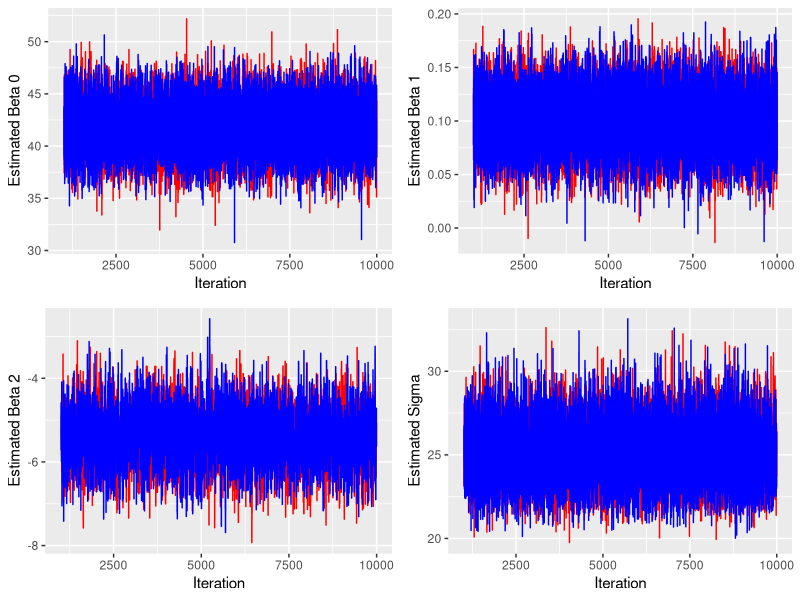
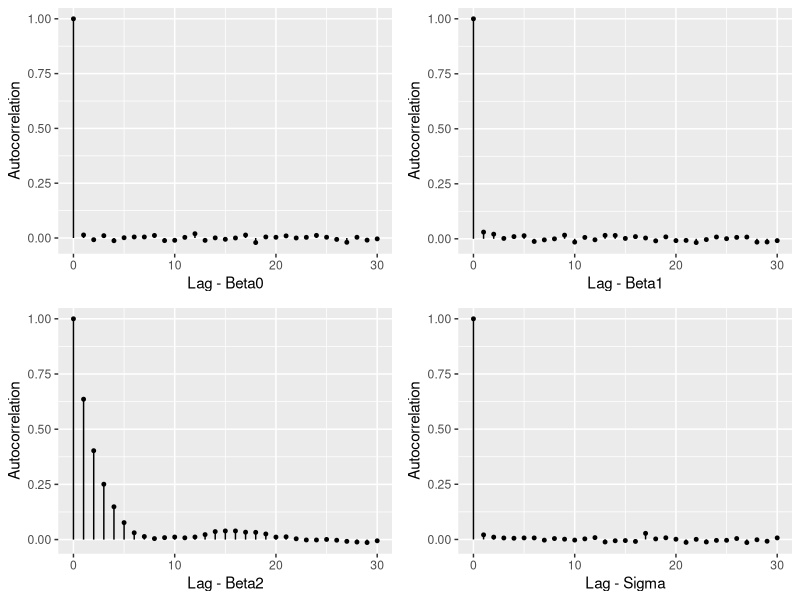
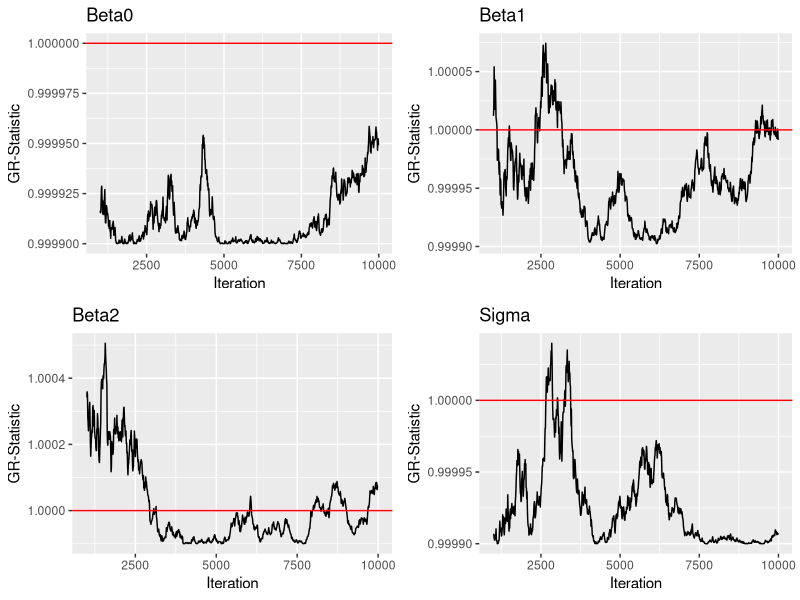
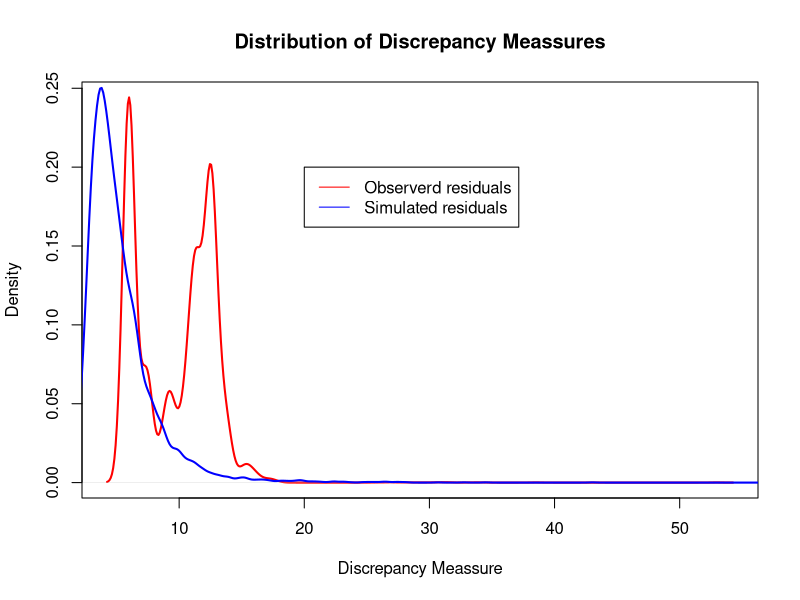

Write R code to recreate these figures, in order. (Note: this script raises an error after producing the figures.)
library(ggplot2)
library(gridExtra)
library(coda)

###### Importing Data ####
data <- airquality
# Only retain the variables 
ozone<- cbind(data[,1:4])


# delete casewise missing values

ozone <- na.omit(ozone)

#Center Variables
Ozone <- ozone$Ozone
Solar.R <- ozone$Solar.R-mean(ozone$Solar.R)
Wind <- ozone$Wind - mean(ozone$Wind)
Temp <- ozone$Temp - mean(ozone$Temp)

### Define Variables
teller <- 0
N <- nrow(ozone)
# no. of iterations
XG <-10000
#no. of chains
nchains <- 2
# list to store coefficient estimates, residuals and predicted values
mcmc <- list(matrix(ncol = 4, nrow = XG, dimnames = list(c(),c("beta0","beta1", "beta2", "sigma"))), matrix(ncol = 4, nrow= XG, dimnames = list(c(),c("beta0","beta1", "beta2", "sigma"))))
predicted <- list(matrix(ncol = 111, nrow=XG), matrix(ncol=111, nrow=XG))
residuals <- list(matrix(ncol = 111, nrow=XG), matrix(ncol=111, nrow=XG))

#### MCMC Algorithm ####

set.seed(1234)
for (c in 1:nchains){
  #set intial values
  mcmc[[c]][1,1] <- rnorm(1,0,1)
  mcmc[[c]][1,2] <- rnorm(1,0,1)
  mcmc[[c]][1,3] <- rnorm(1,0,1)
  mcmc[[c]][1,4] <- runif(1,1,10)
  
  #Compute intial residuals
  predicted[[c]][1,] <- mcmc[[c]][1,1]+mcmc[[c]][1,2]*Solar.R+mcmc[[c]][1,3]*Wind
  residuals[[c]][1,] <- Ozone - predicted[[c]][1,]
  
 
 ### Gibbs for beta0 
  
for (i in 2:XG){  
  ## calculate mean 
  muBeta0 <-  (sum(Ozone-(mcmc[[c]][i-1,2]*Solar.R)-(mcmc[[c]][i-1,3]*Wind))/mcmc[[c]][i-1,4]^2 + 0/1000)/(N/(mcmc[[c]][i-1,4]^2) + 1/1000)
  ##calculate variance
  varBeta0 <- 1/((N/mcmc[[c]][i-1,4]^2) + 1/1000)
  mcmc[[c]][i,1]  <- rnorm(1, mean = muBeta0, sd = sqrt(varBeta0))
  
  ## Gibbs sampler for Beta 1
  muBeta1 <- (sum(Solar.R*(Ozone-mcmc[[c]][i,1]-mcmc[[c]][i-1,3]*Wind)) /mcmc[[c]][i-1,4]^2+0/1000)/(sum(Solar.R^2)/mcmc[[c]][i-1, 4]^2 + 0.13/5) ### last part indicates the prior
  varBeta1 <- 1/(sum(Solar.R^2)/mcmc[[c]][i-1, 4]^2 + 1/5)
  mcmc[[c]][i,2] <- rnorm(1, muBeta1, sqrt(varBeta1))

  
  ### Metropolis Hastings sampler
  propfunc <- rnorm(1, mcmc[[c]][i-1,3],1.35)
  # draw a u
  u <- runif(1,0,1)
  #predict scores with current beta1 coefficient
  predCurrent<- mcmc[[c]][i,1]+ mcmc[[c]][i,2]*Solar.R+propfunc*Wind
  #predict scores with  beta1 from the previous iteration coefficient
  predPrevious <- mcmc[[c]][i,1]+mcmc[[c]][i,2]*Solar.R+mcmc[[c]][i-1,3]*Wind
  # calculate Acceptance probability
  r <- exp((sum(dnorm(Ozone, mean = predCurrent, sd = mcmc[[c]][i-1,4], log = T)) +
              dunif(x = propfunc, min = -100, max = 100, log = T)) -
             (sum(dnorm(Ozone, mean = predPrevious, sd = mcmc[[c]][i-1,4], log = T)) +
                dunif(x = mcmc[[c]][i-1,3], min = -100, max = 100, log = T)))
  # decide which coefficient to keep
  if (r > u) {
    mcmc[[c]][i,3] <- propfunc
    ## teller used to calculate accpetacne rate
    teller <- teller+1
  } else {
    mcmc[[c]][i,3] <- mcmc[[c]][i-1,3]
  }
  # Gibbs sampler for beta2
  # derive mu
  # muBeta2 <- (sum(Wind*(Ozone-mcmc[[c]][i,1]-mcmc[[c]][i,2]*Solar.R))/mcmc[[c]][i-1,4]+0/1000)/(sum(Wind^2)/mcmc[[c]][i-1,4] + 1/1000)
  # derive the variance
  # varBeta2 <- 1/(sum(Wind^2)/mcmc[[c]][i-1, 4] + 1/1000)
  # draw a sample 
  # mcmc[[c]][i,3] <- rnorm(1, muBeta2, varBeta2)
  
  
  # Gibbs sampler for Sigma
  alpha <- N/2 + 0.001
  beta <- sum((Ozone-(mcmc[[c]][i,1]+mcmc[[c]][i,2]*Solar.R+mcmc[[c]][i,3]*Wind))^2)/2 + 0.001
  
  # Square root is taken to get sigma instead of variance
  mcmc[[c]][i,4] <- sqrt(1/rgamma(1, shape = alpha, rate = beta))
  
  #### Residuals & Predicted Values ###
  predicted[[c]][i,] <- mcmc[[c]][i,1]+mcmc[[c]][i,2]*Solar.R+mcmc[[c]][i,3]*Wind
  residuals[[c]][i,] <- Ozone - predicted[[c]][i,] 
  }
}



### Burin in period ### Remove first 1000 iterations
mcmc.results <- lapply(mcmc, function(x){
  x[-(1:1000),]
})


#### Traceplot ####

chain1<- as.data.frame(mcmc.results[[1]])
chain2<- as.data.frame(mcmc.results[[2]])
library(ggplot2)

plot.0 <-  ggplot(data =chain1, aes(x=1001:10000, y=beta0))+
  geom_line(color="red")+
  geom_line(data = chain2,aes(x=1001:10000, y=beta0),color= "blue") + xlab("Iteration")+ ylab("Estimated Beta 0")

plot.1 <-  ggplot(data =chain1, aes(x=1001:10000, y=beta1))+
  geom_line(color="red")+
  geom_line(data = chain2,aes(x=1001:10000, y=beta1),color= "blue")+ xlab("Iteration")+ ylab("Estimated Beta 1")

plot.2 <-  ggplot(data =chain1, aes(x=1001:10000, y=beta2))+
  geom_line(color="red")+
  geom_line(data = chain2,aes(x=1001:10000, y=beta2),color= "blue")+ xlab("Iteration")+ ylab("Estimated Beta 2")

plot.sigma <-  ggplot(data =chain1, aes(x=1001:10000, y=sigma))+
  geom_line(color="red")+
  geom_line(data = chain2,aes(x=1001:10000, y=sigma),color= "blue")+ xlab("Iteration")+ ylab("Estimated Sigma")

grid.arrange(plot.0, plot.1, plot.2, plot.sigma, name="Traceplots")

### Autocorraltion ####

### Calculate Autocorrelation
autocor <- matrix(nrow =31, ncol=4)
for (l in 1:4){
  for (i in 1:31){
  
    autocor[i,l]<-mean(cor(chain1[i:9000,l], chain1[1:(9000-i+1),l]), cor(chain2[i:9000,l], chain2[1:(9000-i+1),l]))
  } 
}

acceptrate<-teller/(2*XG)
autocor <- as.data.frame(autocor)

### Plot Autocorrelation
a.plot.0 <- ggplot(autocor, aes(x = 0:30, y=autocor[,1])) + geom_point(size=1)+geom_segment(aes(x = 0:30, y = 0,xend= 0:30, yend= autocor[,1]))+ xlab("Lag - Beta0")+ ylab("Autocorrelation")
a.plot.1 <- ggplot(autocor, aes(x = 0:30, y=autocor[,2])) + geom_point(size=1)+geom_segment(aes(x = 0:30, y = 0,xend= 0:30, yend= autocor[,2]))+ xlab("Lag - Beta1")+ ylab("Autocorrelation")
a.plot.2 <- ggplot(autocor, aes(x = 0:30, y=autocor[,3])) + geom_point(size=1)+geom_segment(aes(x = 0:30, y = 0,xend= 0:30, yend= autocor[,3]))+ xlab("Lag - Beta2")+ ylab("Autocorrelation")
a.plot.sigma <- ggplot(autocor, aes(x = 0:30, y=autocor[,4])) + geom_point(size=1)+geom_segment(aes(x = 0:30, y = 0,xend= 0:30, yend= autocor[,4]))+ xlab("Lag - Sigma")+ ylab("Autocorrelation")

## Assesing Convergence

grid.arrange(a.plot.0, a.plot.1, a.plot.2, a.plot.sigma)




### Gelman Rubin Statistic ####
#### function to plot gelman rubin plot

gel.plot <- function(mcmc){
  
  gel.plot.stat <- matrix(ncol = ncol(mcmc[[1]]), nrow = (nrow(mcmc[[1]])-1000)/10)
  for (i in 1:(((nrow(mcmc[[1]])-1000)/10))){
    mcmc.short <- lapply(mcmc, function(x){x[1:(1000+i*10),]})
    gel.plot.stat[i,] <-gelman(mcmc.short)
  }
  
  par(mfrow=c(2,2))
  labels <- c("beta0","beta1", "beta2", "sigma")
  gel.plot.stat <- as.data.frame(gel.plot.stat)
  A <- ggplot(gel.plot.stat, aes(x=seq(1001, 10000, by=10 ), y=gel.plot.stat[,1])) + geom_line(color="black")+ xlab("Iteration")+ ylab("GR-Statistic") + ggtitle("Beta0") + geom_hline(yintercept = 1, color="red") 
  B <- ggplot(gel.plot.stat, aes(x=seq(1001, 10000, by=10 ), y=gel.plot.stat[,2])) + geom_line(color="black")+ xlab("Iteration")+ ylab("GR-Statistic") + ggtitle("Beta1") + geom_hline(yintercept = 1, color="red")
  C <- ggplot(gel.plot.stat, aes(x=seq(1001, 10000, by=10 ), y=gel.plot.stat[,3])) + geom_line(color="black")+ xlab("Iteration")+ ylab("GR-Statistic") + ggtitle("Beta2") + geom_hline(yintercept = 1, color="red")
  D <- ggplot(gel.plot.stat, aes(x=seq(1001, 10000, by=10 ), y=gel.plot.stat[,4])) + geom_line(color="black")+ xlab("Iteration")+ ylab("GR-Statistic") + ggtitle("Sigma") + geom_hline(yintercept = 1, color="red")
  grid.arrange(A,B,C,D)
}

#### function to calculate GR statistic
gelman <- function(mcmclist){
  gel.stat <- c()
  for(i in 1:(ncol(mcmclist[[1]]))){
  gel.dat<-rbind(mcmclist[[1]], mcmclist[[2]])
  GM <- mean(gel.dat[,i])

  theta1 <- mean(mcmclist[[1]][,i])
  theta2 <- mean(mcmclist[[2]][,i])

  M <- 2

  N <- nrow(mcmclist[[1]])
  B <- (N/M-1)*((theta1-GM)^2+ (theta2-GM)^2)
  W <-   sum((mcmclist[[1]][,i]-theta1)^2, (mcmclist[[2]][,i]-theta2)^2 )/(2*(N-1))

   gel.stat[i]<-((((XG-1)/XG) * W) + (B/XG)) /W
  }
  
  return(gel.stat)
}
### call the functions
gel.plot(mcmc)



#### Sumary of Statistics ####
sum.res <- rbind(chain1, chain2)
sum.m <- matrix(ncol= 4, nrow = ncol(chain1), dimnames = list(c("beta0", "beta1", "beta2", "sigma"), c("Mean", "SD", "2.5%", "97.5%")))

for (i in 1:ncol(chain1)){
  sum.m[i,1:2] <- c(mean(sum.res[,i]),sd(sum.res[,i]))
  sum.m[i,3:4]<- quantile(sum.res[,i], c(0.025, 0.975))
} 
sum.m

###################### Posterior Predictive Check #######################################


# Function to test for heteroscedasicity 
hsc <- function(x){
  # first the residuals are split into 11 seperate chunks, the input vector should already be sorted according to the predicted value
  split.x <- split((x), ceiling(seq_along(x)/10))
  # for this dataset the last chunk would only contain one datapoint, so it is just included in the last chunk
  
  
  split.x[[11]] <- x[101:111]
  split.x[[12]] <- NULL
  
  ## get the variance of each chunk
  var.x <- sapply(split.x, var)

  # the discrepancy measure is returned
  # it is the ratio of max and min variance of the chunks
  return( max(var.x)/min(var.x))
  
}



# extract predicted values 

prediction.chain1 <-as.matrix(predicted[[1]])
prediction.chain2 <- as.matrix(predicted[[2]])

#extract  residuals for the observed data 
residuals.chain1 <- as.matrix(residuals[[1]])
residuals.chain2 <- as.matrix(residuals[[2]])


### the residuals for the observed values need to be sorted according to the predicted values ####
#create empty matrixes to store in orderd residuals and normal residuals
order1 <- matrix(nrow = nrow(residuals.chain1), ncol = 111)
order2 <- matrix(nrow = nrow(residuals.chain1), ncol = 111)
normal.residuals1 <- matrix(nrow= (nrow(residuals.chain1)), ncol=111)
normal.residuals2 <- matrix(nrow= (nrow(residuals.chain1)), ncol=111)



# residuals are orderd and
# normal distributed residuals are being simulated as well 

set.seed(1234)
for (i in 1:nrow(residuals.chain1)){
  
  # Sorting residuals accroding to predictions 
  order.prediction.1 <- order(prediction.chain1[i,])
  res.1 <- residuals.chain1[i,]
  order1[i,] <- res.1[order.prediction.1]

  order.prediction.2 <- order(prediction.chain2[i,])
  res.2 <- residuals.chain2[i,]
  order2[i,] <- res.2[order.prediction.2]
  ## Generating residuals from a normal distribution with sigma = e.sigma from the simulated data
  normal.residuals1[i,] <- rnorm(111, 0, mcmc[[1]][i,4])
  normal.residuals2[i,] <- rnorm(111, 0, mcmc[[2]][i,4])
}



# calculate the disprepancy measure over all residuals of the observed data
discrepancy.obs1 <- apply(order1,1, hsc)

#calculate the dispreancy measure over all simulated residuals 
discrepancy.sim1 <- apply(normal.residuals1, 1,hsc)


# p-value chain 1
sum(discrepancy.sim1 > discrepancy.obs1)/XG

# for second chain
discrepancy.obs2 <- apply(order2,1, hsc)
discrepancy.sim2 <- apply(normal.residuals2, 1,hsc)

#p.value chain 2
sum(discrepancy.sim2 > discrepancy.obs2)/XG

par(mfrow=c(1,1))
plot(density(discrepancy.obs1), lwd = 2, col="red", main="Distribution of Discrepancy Meassures", xlab = "Discrepancy Meassure")
lines(density(discrepancy.sim1), lwd =2, col ="blue")
legend(20,0.2, legend=c("Observerd residuals", "Simulated residuals"),
       col= c("red", "blue"), lty = 1)




################### DIC #############

logLikelihood = function(theta) {
  #Get the individual parameters out of theta.
  
  mu = (theta[1] + theta[2]*Solar.R + theta[3]*Wind)

  sigma2 = theta[4]
  
  
  #sum of log likelihoods = log of product of likelihoods
  sum( dnorm(Ozone, mu,(sigma2), log=TRUE) )
}

calculateDIC = function(y, theta_post) {
  #Calculate L
  theta_hat = apply(theta_post, 2, mean)
  #Dhat = -2*logLikelihood(theta_hat)
  L = logLikelihood(theta_hat)
  #Calculate P
  S = nrow(theta_post) #S = number of iterations
  #Add up the log likelihoods of each iteration
  
 llSum <- sum(apply(theta_post,1, logLikelihood))
  P = 2 * (L - (1 / S * llSum))
  
  #Calculate DIC
  DIC = -2 * (L - P)
  
  #Return the results
  list(DIC=DIC, P=P, L = L)
}

out <-calculateDIC(Ozone, as.matrix(sum.res))








### Frequentist approach ####


fit <- lm(Ozone~Solar.R + Wind, baindat)
summary(fit)
sd(fit$residuals)
confint(fit)
sum.m
